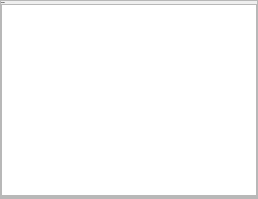
           <widget class="QFrame" name="frame_console">
            <property name="frameShape">
             <enum>QFrame::StyledPanel</enum>
            </property>
            <property name="frameShadow">
             <enum>QFrame::Raised</enum>
            </property>
            <layout class="QVBoxLayout" name="verticalLayout_11">
             <property name="spacing">
              <number>0</number>
             </property>
             <property name="leftMargin">
              <number>0</number>
             </property>
             <property name="topMargin">
              <number>0</number>
             </property>
             <property name="rightMargin">
              <number>0</number>
             </property>
             <property name="bottomMargin">
              <number>0</number>
             </property>
             <item>
              <widget class="QLabel" name="label_console">
               <property name="font">
                <font>
                 <family>Malgun Gothic</family>
                 <pointsize>-1</pointsize>
                 <weight>75</weight>
                 <bold>true</bold>
                </font>
               </property>
               <property name="text">
                <string>Console</string>
               </property>
              </widget>
             </item>
             <item>
              <widget class="QTextEdit" name="textEdit_console">
               <property name="minimumSize">
                <size>
                 <width>0</width>
                 <height>100</height>
                </size>
               </property>
               <property name="readOnly">
                <bool>true</bool>
               </property>
               <property name="html">
                <string>&lt;!DOCTYPE HTML PUBLIC &quot;-//W3C//DTD HTML 4.0//EN&quot; &quot;http://www.w3.org/TR/REC-html40/strict.dtd&quot;&gt;
&lt;html&gt;&lt;head&gt;&lt;meta name=&quot;qrichtext&quot; content=&quot;1&quot; /&gt;&lt;style type=&quot;text/css&quot;&gt;
p, li { white-space: pre-wrap; }
&lt;/style&gt;&lt;/head&gt;&lt;body style=&quot; font-family:'MS Shell Dlg 2'; font-size:8.25pt; font-weight:400; font-style:normal;&quot;&gt;
&lt;p style=&quot;-qt-paragraph-type:empty; margin-top:0px; margin-bottom:0px; margin-left:0px; margin-right:0px; -qt-block-indent:0; text-indent:0px;&quot;&gt;&lt;br /&gt;&lt;/p&gt;&lt;/body&gt;&lt;/html&gt;</string>
               </property>
              </widget>
             </item>
             <item>
              <widget class="QFrame" name="frame_input_file">
               <property name="frameShape">
                <enum>QFrame::StyledPanel</enum>
               </property>
               <property name="frameShadow">
                <enum>QFrame::Raised</enum>
               </property>
               <layout class="QVBoxLayout" name="verticalLayout_2">
                <property name="spacing">
                 <number>2</number>
                </property>
                <property name="leftMargin">
                 <number>0</number>
                </property>
                <property name="topMargin">
                 <number>0</number>
                </property>
                <property name="rightMargin">
                 <number>0</number>
                </property>
                <property name="bottomMargin">
                 <number>0</number>
                </property>
               </layout>
              </widget>
             </item>
            </layout>
           </widget>
